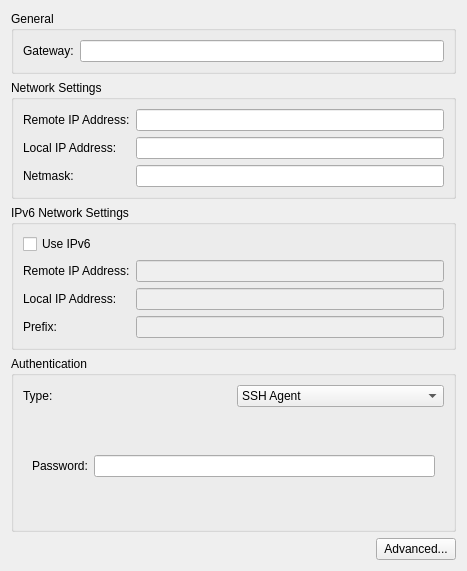
<?xml version="1.0" encoding="UTF-8"?>
<ui version="4.0">
 <class>SshWidget</class>
 <widget class="QWidget" name="SshWidget">
  <property name="geometry">
   <rect>
    <x>0</x>
    <y>0</y>
    <width>467</width>
    <height>571</height>
   </rect>
  </property>
  <layout class="QGridLayout" name="gridLayout_8">
   <item row="0" column="0">
    <widget class="QGroupBox" name="groupBox">
     <property name="title">
      <string>General</string>
     </property>
     <layout class="QGridLayout" name="gridLayout">
      <item row="0" column="0">
       <layout class="QHBoxLayout" name="horizontalLayout_2">
        <item>
         <widget class="QLabel" name="lbl_gateway">
          <property name="text">
           <string>Gateway:</string>
          </property>
         </widget>
        </item>
        <item>
         <widget class="QLineEdit" name="le_gateway"/>
        </item>
       </layout>
      </item>
     </layout>
    </widget>
   </item>
   <item row="1" column="0">
    <widget class="QGroupBox" name="groupBox_2">
     <property name="title">
      <string>Network Settings</string>
     </property>
     <layout class="QGridLayout" name="gridLayout_2">
      <item row="0" column="0">
       <widget class="QLabel" name="lbl_remoteIp">
        <property name="text">
         <string>Remote IP Address:</string>
        </property>
       </widget>
      </item>
      <item row="0" column="1">
       <widget class="QLineEdit" name="le_remoteIp"/>
      </item>
      <item row="1" column="0">
       <widget class="QLabel" name="lbl_localIp">
        <property name="text">
         <string>Local IP Address:</string>
        </property>
       </widget>
      </item>
      <item row="1" column="1">
       <widget class="QLineEdit" name="le_localIp"/>
      </item>
      <item row="2" column="0">
       <widget class="QLabel" name="lbl_netmask">
        <property name="text">
         <string>Netmask:</string>
        </property>
       </widget>
      </item>
      <item row="2" column="1">
       <widget class="QLineEdit" name="le_netmask"/>
      </item>
     </layout>
    </widget>
   </item>
   <item row="2" column="0">
    <widget class="QGroupBox" name="groupBox_3">
     <property name="title">
      <string>IPv6 Network Settings</string>
     </property>
     <layout class="QGridLayout" name="gridLayout_3">
      <item row="0" column="0">
       <widget class="QCheckBox" name="chk_useIpv6">
        <property name="text">
         <string>Use IPv6</string>
        </property>
       </widget>
      </item>
      <item row="1" column="0">
       <widget class="QLabel" name="lbl_remoteIpv6">
        <property name="text">
         <string>Remote IP Address:</string>
        </property>
       </widget>
      </item>
      <item row="1" column="1">
       <widget class="QLineEdit" name="le_remoteIpv6">
        <property name="enabled">
         <bool>false</bool>
        </property>
       </widget>
      </item>
      <item row="2" column="0">
       <widget class="QLabel" name="lbl_localIpv6">
        <property name="text">
         <string>Local IP Address:</string>
        </property>
       </widget>
      </item>
      <item row="2" column="1">
       <widget class="QLineEdit" name="le_localIpv6">
        <property name="enabled">
         <bool>false</bool>
        </property>
       </widget>
      </item>
      <item row="3" column="0">
       <widget class="QLabel" name="lbl_netmaskIpv6">
        <property name="text">
         <string>Prefix:</string>
        </property>
       </widget>
      </item>
      <item row="3" column="1">
       <widget class="QLineEdit" name="le_netmaskIpv6">
        <property name="enabled">
         <bool>false</bool>
        </property>
       </widget>
      </item>
     </layout>
    </widget>
   </item>
   <item row="3" column="0">
    <widget class="QGroupBox" name="groupBox_4">
     <property name="title">
      <string>Authentication</string>
     </property>
     <layout class="QGridLayout" name="gridLayout_4">
      <item row="1" column="0">
       <widget class="QStackedWidget" name="stackedWidget">
        <property name="enabled">
         <bool>true</bool>
        </property>
        <property name="currentIndex">
         <number>0</number>
        </property>
        <widget class="QWidget" name="passwordWidget">
         <layout class="QGridLayout" name="gridLayout_7">
          <item row="0" column="0">
           <layout class="QGridLayout" name="gridLayout_6">
            <item row="0" column="1">
             <widget class="PasswordField" name="le_password">
              <property name="passwordMode" stdset="0">
               <bool>true</bool>
              </property>
             </widget>
            </item>
            <item row="0" column="0">
             <widget class="QLabel" name="lbl_password">
              <property name="text">
               <string>Password:</string>
              </property>
             </widget>
            </item>
           </layout>
          </item>
         </layout>
        </widget>
        <widget class="QWidget" name="sshKeyFile">
         <layout class="QGridLayout" name="gridLayout_5">
          <item row="0" column="0">
           <layout class="QHBoxLayout" name="horizontalLayout_4">
            <item>
             <widget class="QLabel" name="lbl_sshKeyFile">
              <property name="text">
               <string>SSH Key File:</string>
              </property>
             </widget>
            </item>
            <item>
             <widget class="KUrlRequester" name="kurl_sshKeyFile"/>
            </item>
           </layout>
          </item>
         </layout>
        </widget>
       </widget>
      </item>
      <item row="0" column="0">
       <layout class="QHBoxLayout" name="horizontalLayout_3">
        <item>
         <widget class="QLabel" name="lbl_authType">
          <property name="text">
           <string>Type:</string>
          </property>
         </widget>
        </item>
        <item>
         <widget class="QComboBox" name="cmb_authType">
          <item>
           <property name="text">
            <string>SSH Agent</string>
           </property>
          </item>
          <item>
           <property name="text">
            <string>Password</string>
           </property>
          </item>
          <item>
           <property name="text">
            <string>Key authentication</string>
           </property>
          </item>
         </widget>
        </item>
       </layout>
      </item>
     </layout>
    </widget>
   </item>
   <item row="4" column="0">
    <layout class="QHBoxLayout" name="horizontalLayout">
     <item>
      <spacer name="horizontalSpacer">
       <property name="orientation">
        <enum>Qt::Horizontal</enum>
       </property>
       <property name="sizeHint" stdset="0">
        <size>
         <width>40</width>
         <height>20</height>
        </size>
       </property>
      </spacer>
     </item>
     <item>
      <widget class="QPushButton" name="btn_advancedOption">
       <property name="text">
        <string>Advanced...</string>
       </property>
      </widget>
     </item>
    </layout>
   </item>
  </layout>
 </widget>
 <customwidgets>
  <customwidget>
   <class>KUrlRequester</class>
   <extends>QWidget</extends>
   <header>kurlrequester.h</header>
  </customwidget>
  <customwidget>
   <class>PasswordField</class>
   <extends>QLineEdit</extends>
   <header>passwordfield.h</header>
  </customwidget>
 </customwidgets>
 <tabstops>
  <tabstop>le_gateway</tabstop>
  <tabstop>le_remoteIp</tabstop>
  <tabstop>le_localIp</tabstop>
  <tabstop>le_netmask</tabstop>
  <tabstop>chk_useIpv6</tabstop>
  <tabstop>le_remoteIpv6</tabstop>
  <tabstop>le_localIpv6</tabstop>
  <tabstop>le_netmaskIpv6</tabstop>
  <tabstop>le_password</tabstop>
  <tabstop>cmb_passwordOption</tabstop>
  <tabstop>kurl_sshKeyFile</tabstop>
  <tabstop>cmb_authType</tabstop>
  <tabstop>btn_advancedOption</tabstop>
 </tabstops>
 <resources/>
 <connections>
  <connection>
   <sender>chk_useIpv6</sender>
   <signal>toggled(bool)</signal>
   <receiver>le_localIpv6</receiver>
   <slot>setEnabled(bool)</slot>
   <hints>
    <hint type="sourcelabel">
     <x>76</x>
     <y>268</y>
    </hint>
    <hint type="destinationlabel">
     <x>298</x>
     <y>335</y>
    </hint>
   </hints>
  </connection>
  <connection>
   <sender>chk_useIpv6</sender>
   <signal>toggled(bool)</signal>
   <receiver>le_netmaskIpv6</receiver>
   <slot>setEnabled(bool)</slot>
   <hints>
    <hint type="sourcelabel">
     <x>76</x>
     <y>268</y>
    </hint>
    <hint type="destinationlabel">
     <x>298</x>
     <y>370</y>
    </hint>
   </hints>
  </connection>
  <connection>
   <sender>chk_useIpv6</sender>
   <signal>toggled(bool)</signal>
   <receiver>le_remoteIpv6</receiver>
   <slot>setEnabled(bool)</slot>
   <hints>
    <hint type="sourcelabel">
     <x>76</x>
     <y>268</y>
    </hint>
    <hint type="destinationlabel">
     <x>298</x>
     <y>300</y>
    </hint>
   </hints>
  </connection>
 </connections>
</ui>
